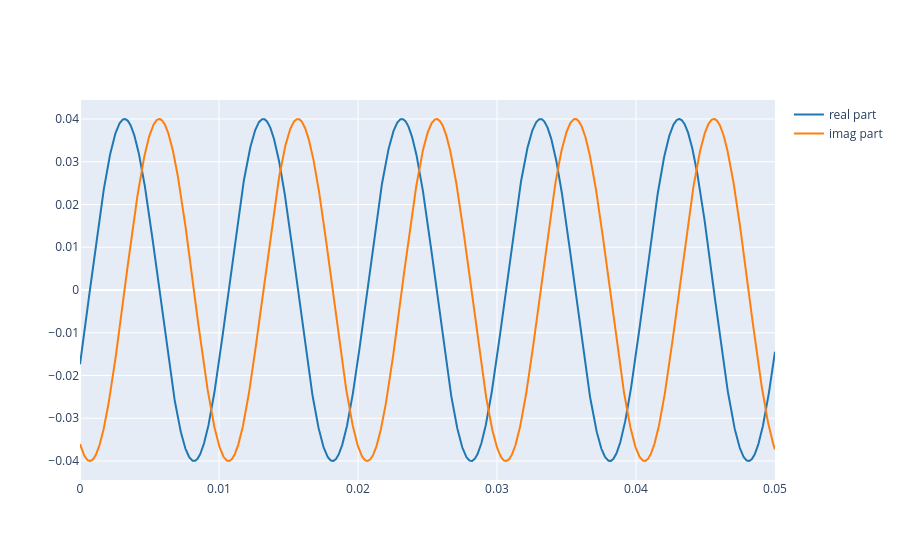

Notebook source saved alongside this figure:
### Markdown cell above
2.1. Define a complex sinusoid using the same parameters as in Lab 1, Exercise 3.1, and plot its real part. Then answer: how does changing $\phi$ change the waveform?

**Answer (2.1):** Changing $\phi$ **shifts the waveform in time** (left/right). It does not change amplitude or frequency. The real part is $A\cos(2\pi f_0 t + \phi)$, so $\phi$ is only an initial phase offset.

### Code cell
A = 0.04
f0 = 100
fs = 44100
phi = -2.02

t = np.arange(0, 0.05, 1.0/fs)
x = A * np.exp(1j * (2*np.pi*f0*t + phi))

plot_signals([np.real(x), np.imag(x)], fs, name=['real part', 'imag part'])

### Figure 1 — Plotly figure (JSON) as saved in the notebook; plotly's stock layout.template omitted (floating-point values rounded to 4 significant figures; data arrays with more than 128 entries replaced by an {"elided": "..."} marker saying what was removed)
{"data": [{"line": {"color": "#1f77b4", "shape": "linear"}, "mode": "lines", "name": "real part", "type": "scatter", "x": {"elided": "2205 float values"}, "y": {"elided": "2205 float values"}}, {"line": {"color": "#ff7f0e", "shape": "linear"}, "mode": "lines", "name": "imag part", "type": "scatter", "x": {"elided": "2205 float values"}, "y": {"elided": "2205 float values"}}], "layout": {}}
